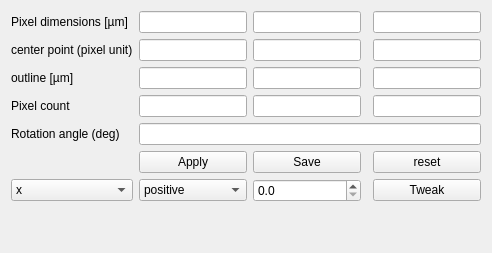
                 <widget class="QWidget" name="tab_6">
                  <attribute name="title">
                   <string>Alignment and Positioning</string>
                  </attribute>
                  <layout class="QVBoxLayout" name="verticalLayout_9">
                   <item>
                    <layout class="QGridLayout" name="gridLayout_3">
                     <item row="2" column="4">
                      <widget class="QLineEdit" name="lineEdit_outl_z">
                       <property name="toolTip">
                        <string>[z0,z1]</string>
                       </property>
                       <property name="toolTipDuration">
                        <number>1</number>
                       </property>
                       <property name="readOnly">
                        <bool>true</bool>
                       </property>
                      </widget>
                     </item>
                     <item row="0" column="0">
                      <widget class="QLabel" name="label_3">
                       <property name="text">
                        <string>Pixel dimensions [µm]</string>
                       </property>
                      </widget>
                     </item>
                     <item row="0" column="1">
                      <widget class="QLineEdit" name="ent_dimx">
                       <property name="toolTip">
                        <string>x</string>
                       </property>
                       <property name="toolTipDuration">
                        <number>1</number>
                       </property>
                       <property name="whatsThis">
                        <string>x</string>
                       </property>
                       <property name="inputMask">
                        <string/>
                       </property>
                       <property name="maxLength">
                        <number>32767</number>
                       </property>
                      </widget>
                     </item>
                     <item row="0" column="2">
                      <widget class="QLineEdit" name="ent_dimy">
                       <property name="toolTip">
                        <string>y</string>
                       </property>
                       <property name="toolTipDuration">
                        <number>1</number>
                       </property>
                      </widget>
                     </item>
                     <item row="0" column="4">
                      <widget class="QLineEdit" name="ent_dimz">
                       <property name="toolTip">
                        <string>z</string>
                       </property>
                       <property name="toolTipDuration">
                        <number>1</number>
                       </property>
                      </widget>
                     </item>
                     <item row="3" column="1">
                      <widget class="QLineEdit" name="lineEdit_pxc_x">
                       <property name="readOnly">
                        <bool>true</bool>
                       </property>
                      </widget>
                     </item>
                     <item row="1" column="1">
                      <widget class="QLineEdit" name="lineEdit_cx"/>
                     </item>
                     <item row="5" column="1">
                      <widget class="QPushButton" name="pushButton_apply">
                       <property name="text">
                        <string>Apply</string>
                       </property>
                      </widget>
                     </item>
                     <item row="5" column="2">
                      <widget class="QPushButton" name="pushButton_save">
                       <property name="text">
                        <string>Save</string>
                       </property>
                      </widget>
                     </item>
                     <item row="1" column="0">
                      <widget class="QLabel" name="label_5">
                       <property name="text">
                        <string>center point (pixel unit)</string>
                       </property>
                      </widget>
                     </item>
                     <item row="5" column="4">
                      <widget class="QPushButton" name="pushButton_reset">
                       <property name="text">
                        <string>reset</string>
                       </property>
                      </widget>
                     </item>
                     <item row="3" column="2">
                      <widget class="QLineEdit" name="lineEdit_pxc_y">
                       <property name="readOnly">
                        <bool>true</bool>
                       </property>
                      </widget>
                     </item>
                     <item row="3" column="0">
                      <widget class="QLabel" name="label_4">
                       <property name="text">
                        <string>Pixel count</string>
                       </property>
                      </widget>
                     </item>
                     <item row="4" column="0">
                      <widget class="QLabel" name="label">
                       <property name="text">
                        <string>Rotation angle (deg)</string>
                       </property>
                      </widget>
                     </item>
                     <item row="2" column="2">
                      <widget class="QLineEdit" name="lineEdit_outl_y">
                       <property name="toolTip">
                        <string>[y0,y1]</string>
                       </property>
                       <property name="toolTipDuration">
                        <number>1</number>
                       </property>
                       <property name="readOnly">
                        <bool>true</bool>
                       </property>
                      </widget>
                     </item>
                     <item row="1" column="4">
                      <widget class="QLineEdit" name="lineEdit_cz"/>
                     </item>
                     <item row="3" column="4">
                      <widget class="QLineEdit" name="lineEdit_pxc_z">
                       <property name="readOnly">
                        <bool>true</bool>
                       </property>
                      </widget>
                     </item>
                     <item row="2" column="0">
                      <widget class="QLabel" name="label_6">
                       <property name="text">
                        <string>outline [µm]</string>
                       </property>
                      </widget>
                     </item>
                     <item row="4" column="1" colspan="4">
                      <widget class="QLineEdit" name="lineEdit_rot_angle"/>
                     </item>
                     <item row="2" column="1">
                      <widget class="QLineEdit" name="lineEdit_outl_x">
                       <property name="toolTip">
                        <string>[x0,x1]</string>
                       </property>
                       <property name="toolTipDuration">
                        <number>1</number>
                       </property>
                       <property name="readOnly">
                        <bool>true</bool>
                       </property>
                      </widget>
                     </item>
                     <item row="1" column="2">
                      <widget class="QLineEdit" name="lineEdit_cy"/>
                     </item>
                     <item row="6" column="0">
                      <widget class="QComboBox" name="comboBox_tweak_item">
                       <item>
                        <property name="text">
                         <string>x</string>
                        </property>
                       </item>
                       <item>
                        <property name="text">
                         <string>y</string>
                        </property>
                       </item>
                       <item>
                        <property name="text">
                         <string>rot</string>
                        </property>
                       </item>
                      </widget>
                     </item>
                     <item row="6" column="2">
                      <widget class="QDoubleSpinBox" name="doubleSpinBox_tweak_step">
                       <property name="decimals">
                        <number>1</number>
                       </property>
                       <property name="maximum">
                        <double>1000.000000000000000</double>
                       </property>
                       <property name="singleStep">
                        <double>0.500000000000000</double>
                       </property>
                      </widget>
                     </item>
                     <item row="6" column="1">
                      <widget class="QComboBox" name="comboBox_tweak_sign">
                       <item>
                        <property name="text">
                         <string>positive</string>
                        </property>
                       </item>
                       <item>
                        <property name="text">
                         <string>negative</string>
                        </property>
                       </item>
                      </widget>
                     </item>
                     <item row="6" column="4">
                      <widget class="QPushButton" name="pushButton_tweak_geo">
                       <property name="text">
                        <string>Tweak</string>
                       </property>
                      </widget>
                     </item>
                    </layout>
                   </item>
                   <item>
                    <spacer name="verticalSpacer_3">
                     <property name="orientation">
                      <enum>Qt::Vertical</enum>
                     </property>
                     <property name="sizeHint" stdset="0">
                      <size>
                       <width>20</width>
                       <height>40</height>
                      </size>
                     </property>
                    </spacer>
                   </item>
                  </layout>
                 </widget>
